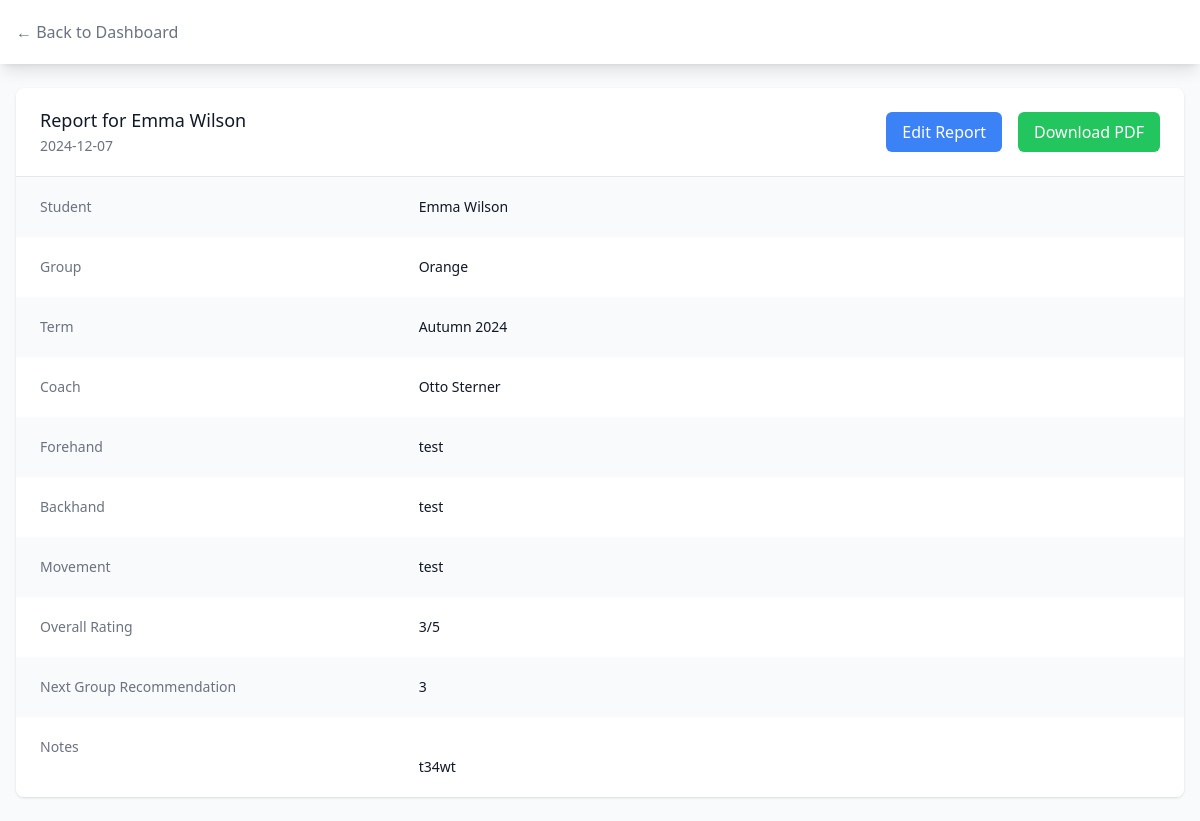
Page /report/1 (signed in) on the committed database.
### app/models.py (models this page shows, shortened)
class Student(db.Model):
    id = db.Column(db.Integer, primary_key=True)
    name = db.Column(db.String(100), nullable=False)
    date_of_birth = db.Column(db.Date)
    contact_email = db.Column(db.String(120))
    created_at = db.Column(db.DateTime, default=datetime.utcnow)
    tennis_club_id = db.Column(db.Integer, db.ForeignKey('tennis_club.id'), nullable=False)
    tennis_club = db.relationship('TennisClub', back_populates='students')
    reports = db.relationship('Report', back_populates='student', lazy='dynamic')
    programme_players = db.relationship('ProgrammePlayers', back_populates='student', lazy='dynamic')

class Report(db.Model):
    id = db.Column(db.Integer, primary_key=True)
    student_id = db.Column(db.Integer, db.ForeignKey('student.id'), nullable=False)
    coach_id = db.Column(db.Integer, db.ForeignKey('user.id'), nullable=False)
    group_id = db.Column(db.Integer, db.ForeignKey('tennis_group.id'), nullable=False)
    teaching_period_id = db.Column(db.Integer, db.ForeignKey('teaching_period.id'), nullable=False)
    programme_player_id = db.Column(db.Integer, db.ForeignKey('programme_players.id'), nullable=False)
    date = db.Column(db.DateTime, default=datetime.utcnow)
    created_at = db.Column(db.DateTime, default=datetime.utcnow)
    forehand = db.Column(db.String(20))
    backhand = db.Column(db.String(20))
    movement = db.Column(db.String(20))
    overall_rating = db.Column(db.Integer)
    next_group_recommendation = db.Column(db.String(50))
    notes = db.Column(db.Text)
    student = db.relationship('Student', back_populates='reports')
    coach = db.relationship('User', back_populates='reports')
    tennis_group = db.relationship('TennisGroup', back_populates='reports')
    teaching_period = db.relationship('TeachingPeriod', back_populates='reports')
    programme_player = db.relationship('ProgrammePlayers', back_populates='reports')

class TennisGroup(db.Model):
    id = db.Column(db.Integer, primary_key=True)
    name = db.Column(db.String(50), nullable=False)
    description = db.Column(db.String(200))
    created_at = db.Column(db.DateTime, default=datetime.utcnow)
    tennis_club_id = db.Column(db.Integer, db.ForeignKey('tennis_club.id'), nullable=False)
    tennis_club = db.relationship('TennisClub', back_populates='groups')
    reports = db.relationship('Report', back_populates='tennis_group', lazy='dynamic')
    programme_players = db.relationship('ProgrammePlayers', back_populates='tennis_group', lazy='dynamic')

class TeachingPeriod(db.Model):
    id = db.Column(db.Integer, primary_key=True)
    name = db.Column(db.String(50), nullable=False)
    start_date = db.Column(db.DateTime, nullable=False)
    end_date = db.Column(db.DateTime, nullable=False)
    created_at = db.Column(db.DateTime, default=datetime.utcnow)
    tennis_club_id = db.Column(db.Integer, db.ForeignKey('tennis_club.id'), nullable=False)
    tennis_club = db.relationship('TennisClub', back_populates='teaching_periods')
    reports = db.relationship('Report', back_populates='teaching_period', lazy='dynamic')
    programme_players = db.relationship('ProgrammePlayers', back_populates='teaching_period', lazy='dynamic')

class User(UserMixin, db.Model):
    id = db.Column(db.Integer, primary_key=True)
    email = db.Column(db.String(120), unique=True, nullable=False, index=True)
    username = db.Column(db.String(80), unique=True, nullable=False)
    name = db.Column(db.String(100))
    role = db.Column(db.Enum(UserRole), nullable=False, default=UserRole.COACH)
    is_active = db.Column(db.Boolean, default=True)
    auth_provider = db.Column(db.String(20), default='email')
    auth_provider_id = db.Column(db.String(200))
    created_at = db.Column(db.DateTime, default=datetime.utcnow)
    tennis_club_id = db.Column(db.Integer, db.ForeignKey('tennis_club.id'), nullable=False)
    tennis_club = db.relationship('TennisClub', back_populates='users')
    reports = db.relationship('Report', back_populates='coach', lazy='dynamic')
    programme_players = db.relationship('ProgrammePlayers', back_populates='coach', lazy='dynamic')

### app/routes.py (the view)
@main.route('/report/<int:report_id>')
@login_required
def view_report(report_id):
    report = Report.query.get_or_404(report_id)
    if report.coach_id != current_user.id:
        flash('You do not have permission to view this report')
        return redirect(url_for('main.dashboard'))
    return render_template('pages/report_detail.html', report=report)

### app/__init__.py (called while the page is built)
def configure_login_manager(app):
    login_manager.login_view = 'main.login'
    login_manager.login_message = 'Please log in to access this page.'
    login_manager.login_message_category = 'info'
    @login_manager.user_loader
    def load_user(user_id):
        from app.models import User
        return User.query.get(int(user_id))

### app/routes.py (called while the page is built)
@main.context_processor
def utility_processor():
    return {'UserRole': UserRole}

### app/templates/pages/report_detail.html (shortened to what this page needs)
<!DOCTYPE html>
<html lang="en">
<head>
    <script src="https://cdn.tailwindcss.com"></script>
</head>
<body class="bg-gray-50">
    <nav class="bg-white shadow-lg">
        <div class="max-w-7xl mx-auto px-4">
            <div class="flex justify-between h-16">
                <div class="flex items-center">
                    <a href="{{ url_for('main.dashboard', group_id=report.group_id) }}"
                       class="text-gray-500 hover:text-gray-700">
                        ← Back to Dashboard
                    </a>
                </div>
            </div>
        </div>
    </nav>
    <main class="max-w-7xl mx-auto py-6 px-4">
        <div class="bg-white shadow overflow-hidden rounded-lg">
            <div class="px-4 py-5 sm:px-6 flex justify-between items-center">
                <div>
                    <h3 class="text-lg leading-6 font-medium text-gray-900">
                        Report for {{ report.student.name }}
                    </h3>
                    <p class="mt-1 max-w-2xl text-sm text-gray-500">
                        {{ report.date.strftime('%Y-%m-%d') }}
                    </p>
                </div>
                <div class="flex space-x-4">
                    <a href="{{ url_for('main.edit_report', report_id=report.id) }}"
                       class="bg-blue-500 text-white px-4 py-2 rounded-md hover:bg-blue-600 transition-colors">
                        Edit Report
                    </a>
                    <a href="{{ url_for('main.download_single_report', report_id=report.id) }}"
                       class="bg-green-500 text-white px-4 py-2 rounded-md hover:bg-green-600 transition-colors">
                        Download PDF
                    </a>
                </div>
            </div>
            <div class="border-t border-gray-200">
                <dl>
                    <div class="bg-gray-50 px-4 py-5 sm:grid sm:grid-cols-3 sm:gap-4 sm:px-6">
                        <dt class="text-sm font-medium text-gray-500">Student</dt>
                        <dd class="mt-1 text-sm text-gray-900 sm:mt-0 sm:col-span-2">
                            {{ report.student.name }}
                        </dd>
                    </div>
                    <div class="bg-white px-4 py-5 sm:grid sm:grid-cols-3 sm:gap-4 sm:px-6">
                        <dt class="text-sm font-medium text-gray-500">Group</dt>
                        <dd class="mt-1 text-sm text-gray-900 sm:mt-0 sm:col-span-2">
                            {{ report.tennis_group.name }}
                        </dd>
                    </div>
                    <div class="bg-gray-50 px-4 py-5 sm:grid sm:grid-cols-3 sm:gap-4 sm:px-6">
                        <dt class="text-sm font-medium text-gray-500">Term</dt>
                        <dd class="mt-1 text-sm text-gray-900 sm:mt-0 sm:col-span-2">
                            {{ report.teaching_period.name }}
                        </dd>
                    </div>
                    <div class="bg-white px-4 py-5 sm:grid sm:grid-cols-3 sm:gap-4 sm:px-6">
                        <dt class="text-sm font-medium text-gray-500">Coach</dt>
                        <dd class="mt-1 text-sm text-gray-900 sm:mt-0 sm:col-span-2">
                            {{ report.coach.name }}
                        </dd>
                    </div>
                    <div class="bg-gray-50 px-4 py-5 sm:grid sm:grid-cols-3 sm:gap-4 sm:px-6">
                        <dt class="text-sm font-medium text-gray-500">Forehand</dt>
                        <dd class="mt-1 text-sm text-gray-900 sm:mt-0 sm:col-span-2">
                            {{ report.forehand }}
                        </dd>
                    </div>
                    <div class="bg-white px-4 py-5 sm:grid sm:grid-cols-3 sm:gap-4 sm:px-6">
                        <dt class="text-sm font-medium text-gray-500">Backhand</dt>
                        <dd class="mt-1 text-sm text-gray-900 sm:mt-0 sm:col-span-2">
                            {{ report.backhand }}
                        </dd>
                    </div>
                    <div class="bg-gray-50 px-4 py-5 sm:grid sm:grid-cols-3 sm:gap-4 sm:px-6">
                        <dt class="text-sm font-medium text-gray-500">Movement</dt>
                        <dd class="mt-1 text-sm text-gray-900 sm:mt-0 sm:col-span-2">
                            {{ report.movement }}
                        </dd>
                    </div>
                    <div class="bg-white px-4 py-5 sm:grid sm:grid-cols-3 sm:gap-4 sm:px-6">
                        <dt class="text-sm font-medium text-gray-500">Overall Rating</dt>
                        <dd class="mt-1 text-sm text-gray-900 sm:mt-0 sm:col-span-2">
                            {{ report.overall_rating }}/5
                        </dd>
                    </div>
                    <div class="bg-gray-50 px-4 py-5 sm:grid sm:grid-cols-3 sm:gap-4 sm:px-6">
                        <dt class="text-sm font-medium text-gray-500">Next Group Recommendation</dt>
                        <dd class="mt-1 text-sm text-gray-900 sm:mt-0 sm:col-span-2">
                            {{ report.next_group_recommendation }}
                        </dd>
                    </div>
                    {% if report.notes %}
                    <div class="bg-white px-4 py-5 sm:grid sm:grid-cols-3 sm:gap-4 sm:px-6">
                        <dt class="text-sm font-medium text-gray-500">Notes</dt>
                        <dd class="mt-1 text-sm text-gray-900 sm:mt-0 sm:col-span-2 whitespace-pre-line">
                            {{ report.notes }}
                        </dd>
                    </div>
                    {% endif %}
                </dl>
            </div>
        </div>
    </main>
</body>
</html>

### rows in the picture
Student: student.name "Emma Wilson"
Report: date "2024-12-07", forehand "test", backhand "test", movement "test", overall_rating "3", next_group_recommendation "3", notes "t34wt"
TennisGroup: tennis_group.name "Orange"
TeachingPeriod: teaching_period.name "Autumn 2024"
User: coach.name "Otto Sterner"
